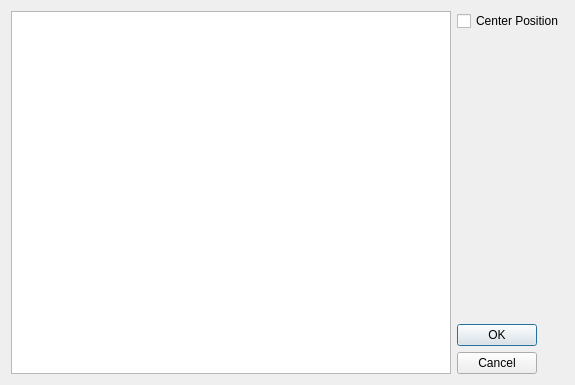
<?xml version="1.0" encoding="UTF-8"?>
<ui version="4.0">
 <class>SelectCombatantDialog</class>
 <widget class="QDialog" name="SelectCombatantDialog">
  <property name="geometry">
   <rect>
    <x>0</x>
    <y>0</y>
    <width>575</width>
    <height>385</height>
   </rect>
  </property>
  <property name="windowTitle">
   <string>Select Combatant</string>
  </property>
  <property name="styleSheet">
   <string notr="true">background-image: url(:/img/data/parchment.jpg);</string>
  </property>
  <layout class="QHBoxLayout" name="horizontalLayout">
   <item>
    <widget class="QListWidget" name="listWidget"/>
   </item>
   <item>
    <layout class="QVBoxLayout" name="verticalLayout">
     <item>
      <widget class="QCheckBox" name="chkCentered">
       <property name="text">
        <string>Center Position</string>
       </property>
      </widget>
     </item>
     <item>
      <spacer name="verticalSpacer">
       <property name="orientation">
        <enum>Qt::Vertical</enum>
       </property>
       <property name="sizeHint" stdset="0">
        <size>
         <width>20</width>
         <height>40</height>
        </size>
       </property>
      </spacer>
     </item>
     <item>
      <widget class="QDialogButtonBox" name="buttonBox">
       <property name="sizePolicy">
        <sizepolicy hsizetype="Fixed" vsizetype="Maximum">
         <horstretch>0</horstretch>
         <verstretch>0</verstretch>
        </sizepolicy>
       </property>
       <property name="orientation">
        <enum>Qt::Vertical</enum>
       </property>
       <property name="standardButtons">
        <set>QDialogButtonBox::Cancel|QDialogButtonBox::Ok</set>
       </property>
      </widget>
     </item>
    </layout>
   </item>
  </layout>
 </widget>
 <resources/>
 <connections>
  <connection>
   <sender>buttonBox</sender>
   <signal>accepted()</signal>
   <receiver>SelectCombatantDialog</receiver>
   <slot>accept()</slot>
   <hints>
    <hint type="sourcelabel">
     <x>248</x>
     <y>254</y>
    </hint>
    <hint type="destinationlabel">
     <x>157</x>
     <y>274</y>
    </hint>
   </hints>
  </connection>
  <connection>
   <sender>buttonBox</sender>
   <signal>rejected()</signal>
   <receiver>SelectCombatantDialog</receiver>
   <slot>reject()</slot>
   <hints>
    <hint type="sourcelabel">
     <x>316</x>
     <y>260</y>
    </hint>
    <hint type="destinationlabel">
     <x>286</x>
     <y>274</y>
    </hint>
   </hints>
  </connection>
 </connections>
</ui>
